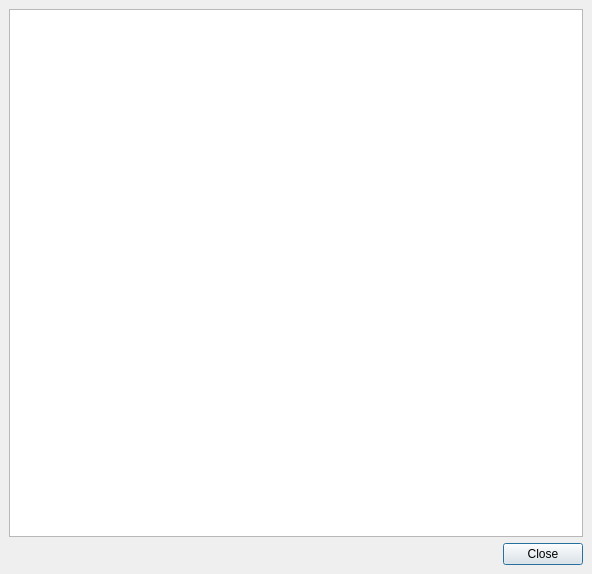
<ui version="4.0" >
 <class>ClientOverview</class>
 <widget class="QDialog" name="ClientOverview" >
  <property name="geometry" >
   <rect>
    <x>0</x>
    <y>0</y>
    <width>592</width>
    <height>574</height>
   </rect>
  </property>
  <property name="windowTitle" >
   <string>Client overview</string>
  </property>
  <layout class="QVBoxLayout" >
   <property name="margin" >
    <number>9</number>
   </property>
   <property name="spacing" >
    <number>6</number>
   </property>
   <item>
    <widget class="QTableView" name="clientView" >
     <property name="alternatingRowColors" >
      <bool>true</bool>
     </property>
     <property name="selectionMode" >
      <enum>QAbstractItemView::SingleSelection</enum>
     </property>
    </widget>
   </item>
   <item>
    <widget class="QDialogButtonBox" name="buttonBox" >
     <property name="orientation" >
      <enum>Qt::Horizontal</enum>
     </property>
     <property name="standardButtons" >
      <set>QDialogButtonBox::Close</set>
     </property>
    </widget>
   </item>
  </layout>
 </widget>
 <tabstops>
  <tabstop>buttonBox</tabstop>
 </tabstops>
 <resources/>
 <connections>
  <connection>
   <sender>buttonBox</sender>
   <signal>rejected()</signal>
   <receiver>ClientOverview</receiver>
   <slot>reject()</slot>
   <hints>
    <hint type="sourcelabel" >
     <x>536</x>
     <y>554</y>
    </hint>
    <hint type="destinationlabel" >
     <x>143</x>
     <y>244</y>
    </hint>
   </hints>
  </connection>
 </connections>
</ui>
